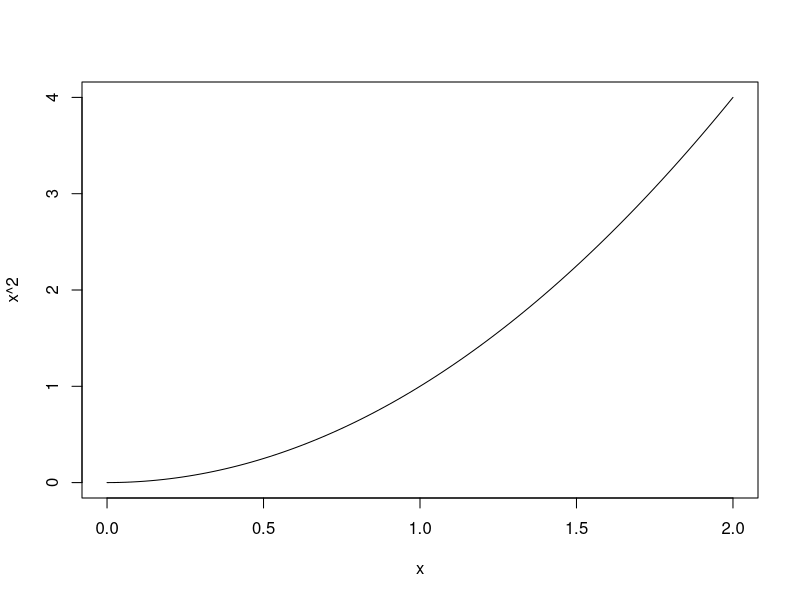
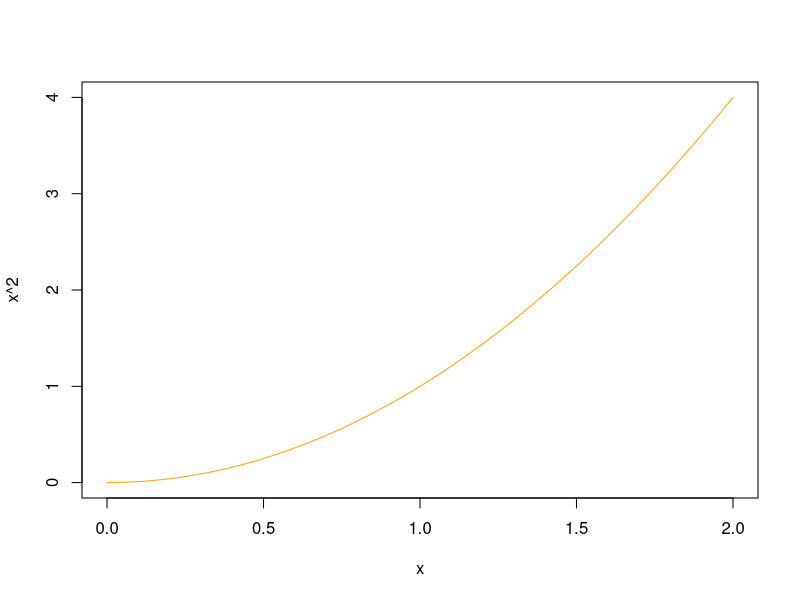
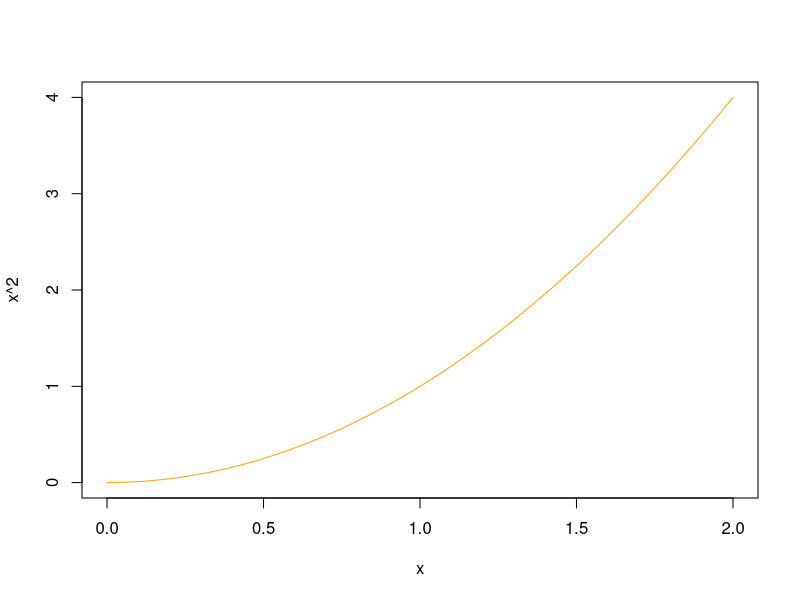

The R source for these figures, in order:
### Emacs: -*- coding: utf-8; fill-column: 62; comment-column: 27; -*-
##
## Copyright (C) 2017 Vincent Goulet
##
## Ce fichier fait partie du projet «Passerelle d'introduction
## à la programmation en R»
## http://github.com/vigou3/act-passerelle-introduction-r
##
## Cette création est mise à disposition selon le contrat
## Attribution-Partage dans les mêmes conditions 4.0
## International de Creative Commons.
## http://creativecommons.org/licenses/by-sa/4.0/

###
### DONNÉES ET OPÉRATEURS DE BASE
###

## Nombres. Tous les nombres réels sont stockés en double
## précision dans R, entiers comme nombres fractionnaires.
486                        # nombre réel entier
0.3324                     # nombre réel fractionnaire
2e-3                       # notation scientifique
1 + 2i                     # nombre complexe

## Tout objet en R comporte au minimum un mode et une
## longueur.
mode(486)                  # pas de distinction entre entier...
mode(0.3324)               # nombre réel
length(486)                # vecteur de longueur 1
mode(1 + 2i)               # nombre complexe

## Valeurs booléennes. 'TRUE' et 'FALSE' sont des noms
## réservés pour identifier les valeurs booléennes
## correspondantes.
TRUE                       # vrai
FALSE                      # faux
mode(TRUE)                 # mode "logical"
! FALSE                    # négation logique
TRUE & FALSE               # ET logique
TRUE | FALSE               # OU logique

## Il est possible d'effecteur des opérations arithmétiques
## avec les valeurs booléennes. 'TRUE' vaut alors 1 et
## 'FALSE', 0.
2 + TRUE                   # == 2 + 1
3 + FALSE                  # == 3 + 0
sum(c(TRUE, TRUE, FALSE))  # nombre de 'TRUE' dans le vecteur

## Donnée manquante. 'NA' est un nom réservé pour représenter
## une donnée manquante.
c(65, NA, 72, 88)          # traité comme une valeur
NA + 2                     # tout calcul avec 'NA' donne NA
is.na(c(65, NA))           # tester si les données sont 'NA'

## Valeurs infinies et indéterminée. 'Inf', '-Inf' et 'NaN'
## sont des noms réservés.
1/0                        # +infini
-1/0                       # -infini
0/0                        # indétermination
x <- c(65, Inf, NaN, 88)   # s'utilisent comme des valeurs
is.finite(x)               # quels sont les nombres réels?
is.nan(x)                  # lesquels sont indéterminés?

## Valeur "néant". 'NULL' est un nom réservé pour représenter
## le "néant", "rien".
mode(NULL)                 # le mode de 'NULL' est NULL
length(NULL)               # longueur nulle
c(NULL, NULL)              # du néant ne résulte que le néant

## Chaines de caractères. On crée une chaine de caractère en
## l'entourant de guillemets doubles " ".
"foobar"                   # *une* chaine de 6 caractères
length("foobar")           # longueur de 1
c("foo", "bar")            # *deux* chaines de 3 caractères
length(c("foo", "bar"))    # longueur de 2

## On crée des nouveaux objets en leur affectant une valeur
## avec l'opérateur '<-'. *Ne pas* utiliser '=' pour
## l'affectation.
x <- 5                     # affecter 5 à l'objet 'x'
x                          # voir le contenu
(x <- 5)                   # affecter et afficher
y <- x                     # affecter la valeur de 'x' à 'y'
x <- y <- 5                # idem, en une seule expression
y                          # 5
x <- 0                     # changer la valeur de 'x'...
y                          # ... ne change pas celle de 'y'

###
### VECTEURS
###

## La fonction de base pour créer des vecteurs est 'c'. Il
## peut s'avérer utile de nommer les éléments d'un vecteur.
x <- c(a = -1, b = 2, c = 8, d = 10) # création d'un vecteur
names(x)                             # extraire les noms
names(x) <- letters[1:length(x)]     # changer les noms

## Les fonctions 'numeric', 'logical', 'complex' et
## 'character' servent à créer des vecteurs initialisés avec
## des valeurs par défaut.
numeric(5)                 # vecteur initialisé avec des 0
logical(5)                 # initialisé avec FALSE
complex(5)                 # initialisé avec 0 + 0i
character(5)               # initialisé avec chaines vides

## L'indiçage sert principalement à deux choses: extraire des
## éléments d'un vecteur avec la construction 'x[i]' ou les
## remplacer avec la construction 'x[i] <- y'.
##
## Il existe cinq façons d'indicer un vecteur dans R.
##
## 1. avec des entiers positifs (extraction par position);
## 2. avec des entiers négatifs (suppression par position);
## 3. avec un vecteur booléen (extraction par critère);
## 4. avec des chaines de caractères (extraction par nom);
## 5. avec un vecteur vide (extraction de tous les éléments).
## 5. avec un vecteur vide (extraction de tous les éléments).
x[1]                       # extraction par position
x[-2]                      # élimination d'un élément
x[x > 5]                   # extraction par vecteur booléen
x["c"]                     # extraction par nom
x[]                        # tous les éléments (peu utile ici)

## L'unité de base de l'arithmétique en R est le vecteur. Cela
## rend très simple et intuitif de faire des opérations
## mathématiques courantes. Là où plusieurs langages de
## programmation exigent des boucles, R fait le calcul
## directement. En effet, les règles de l'arithmétique en R
## sont globalement les mêmes qu'en algèbre vectorielle et
## matricielle.
5 * c(2, 3, 8, 10)         # multiplication par une constante
c(2, 6, 8) + c(1, 4, 9)    # addition de deux vecteurs
c(0, 3, -1, 4)^2           # élévation à une puissance

## Dans les règles de l'arithmétique vectorielle, les
## longueurs des vecteurs doivent toujours concorder.
##
## R permet plus de flexibilité en recyclant les vecteurs les
## plus courts dans une opération.
##
## Il n'y a donc à peu près jamais d'erreurs de longueur en R!
## C'est une arme à deux tranchants: le recyclage des vecteurs
## facilite le codage, mais peut aussi résulter en des
## réponses complètement erronées sans que le système ne
## détecte d'erreur.
8 + 1:10                   # 8 est recyclé 10 fois
c(2, 5) * 1:10             # c(2, 5) est recyclé 5 fois
c(-2, 3, -1, 4)^(1:4)      # quatre puissances différentes

###
### FONCTIONS
###

## Les fonctions sont des objets comme les autres.
##
## - le contenu d'une fonction (son code source) est toujours
##   accessible;
## - une fonction peut accepter en argument une autre
##   fonction;
## - une fonction peut retourner une fonction comme résultat;
## - l'utilisateur peut définir de nouvelles fonctions.
seq                        # contenu est le code source
mode(seq)                  # mode est "function"
rep(seq(5), 3)             # fonction argument d'une fonction
lapply(1:5, seq)           # idem
mode(ecdf(rpois(100, 1)))  # résultat est une fonction
ecdf(rpois(100, 1))(5)     # évaluation en un point
c(seq, rep)                # vecteur de fonctions!

### Règles d'appel d'une fonction

## L'interprète R reconnait un appel de fonction au fait que
## le nom de l'objet est suivi de parenthèses ( ).
##
## Une fonction peut n'avoir aucun argument ou plusieurs. Il
## n'y a pas de limite pratique au nombre d'arguments.
##
## Les arguments d'une fonction peuvent être spécifiés selon
## l'ordre établi dans la définition de la fonction.
##
## Cependant, il est beaucoup plus prudent et *fortement
## recommandé* de spécifier les arguments par leur nom avec
## une construction de la forme 'nom = valeur', surtout après
## les deux ou trois premiers arguments.
##
## L'ordre des arguments est important; il est donc nécessaire
## de les nommer s'ils ne sont pas appelés dans l'ordre.
##
## Certains arguments ont une valeur par défaut qui sera
## utilisée si l'argument n'est pas spécifié dans l'appel de
## la fonction.
##
## Examinons les arguments de la fonction 'matrix', qui sert à
## créer une matrice à partir d'un vecteur de valeurs.
args(matrix)

## La fonction compte cinq arguments et chacun a une valeur
## par défaut (ce n'est pas toujours le cas). Quel sera le
## résultat de l'appel ci-dessous?
matrix()

## Les invocations de la fonction 'matrix' ci-dessous sont
## toutes équivalentes.
##
## Portez attention si les arguments sont spécifiés par nom ou
## par position.
matrix(1:12, 3, 4)
matrix(1:12, ncol = 4, nrow = 3)
matrix(nrow = 3, ncol = 4, data = 1:12)
matrix(nrow = 3, ncol = 4, byrow = FALSE, 1:12)
matrix(nrow = 3, ncol = 4, 1:12, FALSE)

### Définition de fonctions

## On définit une nouvelle fonction avec la syntaxe suivante:
##
##   <nom> <- function(<arguments>) <corps>
##
## où
##
## - 'nom' est le nom de la fonction;
## - 'arguments' est la liste des arguments, séparés par des
##    virgules;
## - 'corps' est le corps de la fonction, soit une expression
##   ou un groupe d'expressions réunies par des accolades { }.
##
## Une fonction retourne toujours la valeur de la *dernière*
## expression de celle-ci.
##
## Voici un exemple trivial.
square <- function(x) x * x

## Appel de cette fonction.
square(10)

### Portée des variables

## La portée (domaine où un objet existe et comporte une
## valeur) des arguments d'une fonction et de tout objet
## défini à l'intérieur de celle-ci se limite à la fonction.
##
## Ceci signifie que l'interprète R fait bien la distinction
## entre un objet dans l'espace de travail et un objet utilisé
## dans une fonction (fort heureusement!).
x <- 5                     # objet dans l'espace de travail
square(10)                 # dans 'square' x vaut 10
x                          # valeur inchangée
square(x)                  # passer valeur de 'x' à 'square'
square(x = x)              # colle... signification?

## Le concept de portée va plus loin dans R.
##
## Tout appel de fonction crée un *environnement* dans lequel
## sont définis les objets.
##
## Un environnement hérite des objets définis dans
## l'environnement qui le contient.
##
## Par conséquent, si un objet n'existe pas dans un
## environnement, R va chercher dans les environnements
## parents pour en trouver la définition.
##
## En pratique, cela signifie qu'il n'est pas toujours
## nécessaire de passer des objets en argument. Il suffit de
## compter sur le concept de portée lexicale ("lexical scope").
##
## Supposons que l'on veut écrire une fonction pour calculer
##
##   f(x, y) = x (1 + xy)^2 + y (1 - y) + (1 + xy)(1 - y)
##
## Deux termes sont répétés dans cette expression. On a donc
##
##   a = 1 + xy
##   b = 1 - y
##
## et f(x, y) = x a^2 + y b + a b.
##
## Voici une manière élégante de procéder qui repose sur la
## portée lexicale.
f <- function(x, y)
{
    g <- function(a, b)
        x * a^2 + y * b + a * b
    g(1 + x * y, 1 - y)
}
f(2, 3)
f(2, 4)

### Pense vectoriel, Paula

## Veiller à concevoir, autant que faire se peut, des
## fonctions pouvant accepter en argument l'unité de base en
## R: le vecteur!
##
## C'est parfois, voire souvent, implicite. Les fonctions
## 'square' et 'f' ci-dessus sont toutes deux automatiquement
## vectorielles.
square(c(7, 2, 4, 9))
f(2, c(3, 4))

### Valeur par défaut d'un argument

## La fonction suivante calcule la distance entre deux points
## dans l'espace euclidien à 'n' dimensions, par défaut par
## rapport à l'origine.
##
## Remarquez comment nous spécifions une valeur par défaut,
## l'origine, pour l'argument 'y'.
##
## (Note: la fonction 'sum'... somme tous les éléments d'un
## vecteur.)
dist <- function(x, y = 0) sum((x - y)^2)

## Quelques calculs de distances.
dist(c(1, 1))                # (1, 1) par rapport à l'origine
dist(c(1, 1, 1), c(3, 1, 2)) # entre (1, 1, 1) et (3, 1, 2)

### Fonction anonyme

## Comme le nom du concept l'indique, une fonction anonyme est
## une fonction qui n'a pas de nom. C'est parfois utile pour
## des fonctions courtes utilisées dans une autre fonction.
##
## Reprenons l'exemple précédent en généralisant les
## expressions des termes 'a' et 'b'. La fonction 'f'
## pourrait maintenant prendre en arguments 'x', 'y' et des
## fonctions pour calculer 'a' et 'b'.
##
## On peut ensuite directement passer des fonctions anonymes
## en argument.
f <- function(x, y, fa, fb)
{
    g <- function(a, b)
        x * a^2 + y * b + a * b
    g(fa(x, y), fb(x, y))
}
f(2, 3,
  function(x, y) 1 + x * y,
  function(x, y) 1 - y)

### Argument '...'

## Il existe dans R un argument formel nommé '...' que l'on
## peut utiliser dans n'importe quelle fonction. Il a pour
## effet de rendre variable le nombre d'arguments d'une
## fonction.
##
## Le contenu de '...' peut être traité de deux grandes
## façons:
##
## 1. en le capturant dans une liste avec 'list(...)';
## 2. en le passant tel quel à une autre fonction qui, elle,
##    saura traiter les arguments qui lui sont ainsi passés.
##
## Voici un exemple illustrant la seconde approche. La
## fonction 'curve' prend une expression R en argument et en
## trace le graphique sur un intervalle donné.
curve(x^2, from = 0, to = 2)

## Nous voulons que les graphiques de 'curve' (et seulement
## ceux-là) soient toujours en orange.
curve(x^2, from = 0, to = 2, col = "orange")

## Au lieu de complètement redéfinir 'curve', nous pouvons
## simplement définir une petite fonction qui, grâce à '...',
## accepte d'office tous les arguments de 'curve'.
ocurve <- function(...) curve(..., col = "orange")
ocurve(x^2, from = 0, to = 2)
